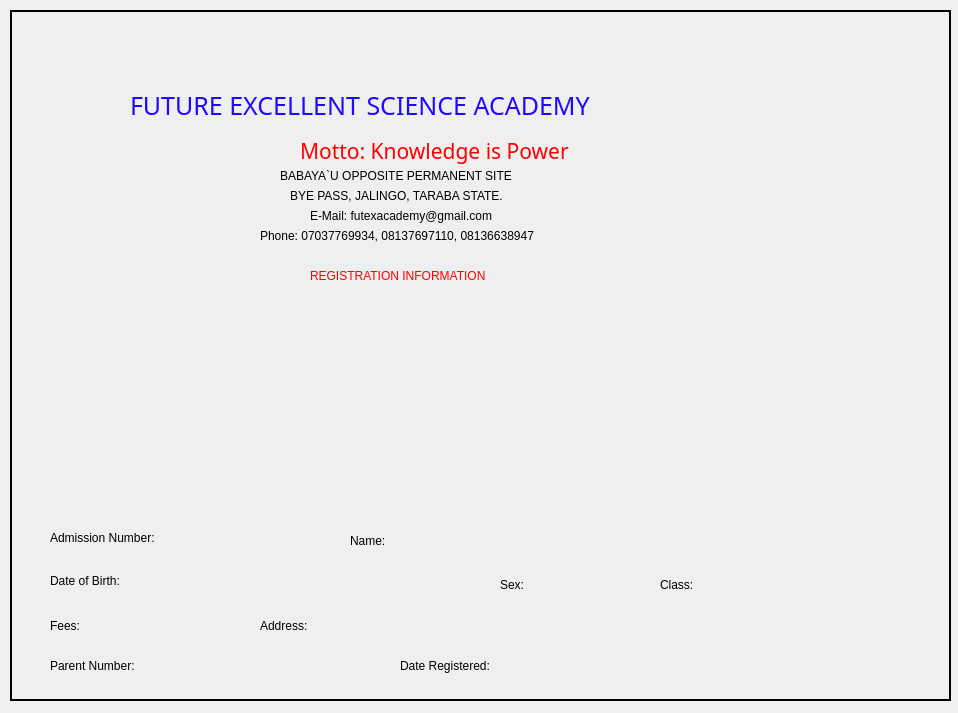
<?xml version="1.0" encoding="UTF-8"?>
<ui version="4.0">
 <class>StudDetailsForm</class>
 <widget class="QWidget" name="StudDetailsForm">
  <property name="geometry">
   <rect>
    <x>0</x>
    <y>0</y>
    <width>958</width>
    <height>713</height>
   </rect>
  </property>
  <property name="windowTitle">
   <string>Form</string>
  </property>
  <widget class="QLabel" name="label_3">
   <property name="geometry">
    <rect>
     <x>300</x>
     <y>130</y>
     <width>341</width>
     <height>41</height>
    </rect>
   </property>
   <property name="font">
    <font>
     <family>Pristina</family>
     <pointsize>16</pointsize>
     <weight>50</weight>
     <italic>false</italic>
     <bold>false</bold>
    </font>
   </property>
   <property name="styleSheet">
    <string notr="true">color: rgb(255, 0, 0);
font: 16pt &quot;Pristina&quot;;</string>
   </property>
   <property name="text">
    <string>Motto: Knowledge is Power</string>
   </property>
  </widget>
  <widget class="QLabel" name="label">
   <property name="geometry">
    <rect>
     <x>10</x>
     <y>10</y>
     <width>941</width>
     <height>691</height>
    </rect>
   </property>
   <property name="frameShape">
    <enum>QFrame::WinPanel</enum>
   </property>
   <property name="frameShadow">
    <enum>QFrame::Plain</enum>
   </property>
   <property name="lineWidth">
    <number>0</number>
   </property>
   <property name="text">
    <string/>
   </property>
   <property name="pixmap">
    <pixmap>future_trans.PNG</pixmap>
   </property>
   <property name="scaledContents">
    <bool>true</bool>
   </property>
  </widget>
  <widget class="QLabel" name="label_2">
   <property name="geometry">
    <rect>
     <x>130</x>
     <y>80</y>
     <width>731</width>
     <height>51</height>
    </rect>
   </property>
   <property name="font">
    <font>
     <family>Arial Black</family>
     <pointsize>19</pointsize>
     <weight>10</weight>
     <italic>false</italic>
     <bold>false</bold>
    </font>
   </property>
   <property name="styleSheet">
    <string notr="true">color: rgb(36, 7, 255);
font: 87 19pt &quot;Arial Black&quot;;</string>
   </property>
   <property name="text">
    <string>FUTURE EXCELLENT SCIENCE ACADEMY</string>
   </property>
  </widget>
  <widget class="QLabel" name="label_31">
   <property name="geometry">
    <rect>
     <x>440</x>
     <y>20</y>
     <width>81</width>
     <height>61</height>
    </rect>
   </property>
   <property name="text">
    <string/>
   </property>
   <property name="pixmap">
    <pixmap>future_logo.jpg</pixmap>
   </property>
   <property name="scaledContents">
    <bool>true</bool>
   </property>
  </widget>
  <widget class="QLabel" name="label_9">
   <property name="geometry">
    <rect>
     <x>310</x>
     <y>260</y>
     <width>341</width>
     <height>31</height>
    </rect>
   </property>
   <property name="styleSheet">
    <string notr="true">color: rgb(255, 0, 0);
font: 75 14pt &quot;Times New Roman&quot;;
</string>
   </property>
   <property name="text">
    <string>REGISTRATION INFORMATION</string>
   </property>
  </widget>
  <widget class="QLabel" name="photo_label">
   <property name="geometry">
    <rect>
     <x>330</x>
     <y>300</y>
     <width>271</width>
     <height>201</height>
    </rect>
   </property>
   <property name="text">
    <string/>
   </property>
   <property name="scaledContents">
    <bool>true</bool>
   </property>
  </widget>
  <widget class="QLabel" name="label_11">
   <property name="geometry">
    <rect>
     <x>350</x>
     <y>520</y>
     <width>61</width>
     <height>41</height>
    </rect>
   </property>
   <property name="styleSheet">
    <string notr="true">font: 75 12pt &quot;MS Shell Dlg 2&quot;;</string>
   </property>
   <property name="text">
    <string>Name:</string>
   </property>
  </widget>
  <widget class="QLabel" name="label_13">
   <property name="geometry">
    <rect>
     <x>500</x>
     <y>570</y>
     <width>41</width>
     <height>29</height>
    </rect>
   </property>
   <property name="styleSheet">
    <string notr="true">font: 75 12pt &quot;MS Shell Dlg 2&quot;;</string>
   </property>
   <property name="text">
    <string>Sex:</string>
   </property>
  </widget>
  <widget class="QLabel" name="label_12">
   <property name="geometry">
    <rect>
     <x>660</x>
     <y>570</y>
     <width>51</width>
     <height>30</height>
    </rect>
   </property>
   <property name="styleSheet">
    <string notr="true">font: 75 12pt &quot;MS Shell Dlg 2&quot;;</string>
   </property>
   <property name="text">
    <string>Class:</string>
   </property>
  </widget>
  <widget class="QLabel" name="label_22">
   <property name="geometry">
    <rect>
     <x>50</x>
     <y>520</y>
     <width>181</width>
     <height>36</height>
    </rect>
   </property>
   <property name="styleSheet">
    <string notr="true">font: 75 12pt &quot;MS Shell Dlg 2&quot;;</string>
   </property>
   <property name="text">
    <string>Admission Number:</string>
   </property>
  </widget>
  <widget class="QLabel" name="label_24">
   <property name="geometry">
    <rect>
     <x>50</x>
     <y>570</y>
     <width>121</width>
     <height>21</height>
    </rect>
   </property>
   <property name="styleSheet">
    <string notr="true">font: 75 12pt &quot;MS Shell Dlg 2&quot;;</string>
   </property>
   <property name="text">
    <string>Date of Birth:</string>
   </property>
  </widget>
  <widget class="QLabel" name="label_27">
   <property name="geometry">
    <rect>
     <x>260</x>
     <y>610</y>
     <width>81</width>
     <height>31</height>
    </rect>
   </property>
   <property name="styleSheet">
    <string notr="true">font: 75 12pt &quot;MS Shell Dlg 2&quot;;</string>
   </property>
   <property name="text">
    <string>Address:</string>
   </property>
  </widget>
  <widget class="QLabel" name="label_28">
   <property name="geometry">
    <rect>
     <x>50</x>
     <y>650</y>
     <width>151</width>
     <height>31</height>
    </rect>
   </property>
   <property name="styleSheet">
    <string notr="true">font: 75 12pt &quot;MS Shell Dlg 2&quot;;</string>
   </property>
   <property name="text">
    <string>Parent Number:</string>
   </property>
  </widget>
  <widget class="QLabel" name="label_29">
   <property name="geometry">
    <rect>
     <x>400</x>
     <y>650</y>
     <width>161</width>
     <height>31</height>
    </rect>
   </property>
   <property name="styleSheet">
    <string notr="true">font: 75 12pt &quot;MS Shell Dlg 2&quot;;</string>
   </property>
   <property name="text">
    <string>Date Registered:</string>
   </property>
  </widget>
  <widget class="QLabel" name="admission_label">
   <property name="geometry">
    <rect>
     <x>240</x>
     <y>520</y>
     <width>101</width>
     <height>41</height>
    </rect>
   </property>
   <property name="styleSheet">
    <string notr="true">font: 75 12pt &quot;MS Shell Dlg 2&quot;;</string>
   </property>
   <property name="text">
    <string/>
   </property>
  </widget>
  <widget class="QLabel" name="dob_label">
   <property name="geometry">
    <rect>
     <x>180</x>
     <y>560</y>
     <width>311</width>
     <height>41</height>
    </rect>
   </property>
   <property name="styleSheet">
    <string notr="true">font: 75 12pt &quot;MS Shell Dlg 2&quot;;</string>
   </property>
   <property name="text">
    <string/>
   </property>
  </widget>
  <widget class="QLabel" name="gender_label">
   <property name="geometry">
    <rect>
     <x>550</x>
     <y>560</y>
     <width>81</width>
     <height>51</height>
    </rect>
   </property>
   <property name="styleSheet">
    <string notr="true">font: 75 12pt &quot;MS Shell Dlg 2&quot;;</string>
   </property>
   <property name="text">
    <string/>
   </property>
  </widget>
  <widget class="QLabel" name="class_label">
   <property name="geometry">
    <rect>
     <x>720</x>
     <y>560</y>
     <width>181</width>
     <height>51</height>
    </rect>
   </property>
   <property name="styleSheet">
    <string notr="true">font: 75 12pt &quot;MS Shell Dlg 2&quot;;</string>
   </property>
   <property name="text">
    <string/>
   </property>
  </widget>
  <widget class="QLabel" name="address_label">
   <property name="geometry">
    <rect>
     <x>350</x>
     <y>610</y>
     <width>581</width>
     <height>31</height>
    </rect>
   </property>
   <property name="styleSheet">
    <string notr="true">font: 75 12pt &quot;MS Shell Dlg 2&quot;;</string>
   </property>
   <property name="text">
    <string/>
   </property>
  </widget>
  <widget class="QLabel" name="parent_no_label">
   <property name="geometry">
    <rect>
     <x>210</x>
     <y>650</y>
     <width>181</width>
     <height>31</height>
    </rect>
   </property>
   <property name="styleSheet">
    <string notr="true">font: 75 12pt &quot;MS Shell Dlg 2&quot;;</string>
   </property>
   <property name="text">
    <string/>
   </property>
  </widget>
  <widget class="QLabel" name="name_label">
   <property name="geometry">
    <rect>
     <x>420</x>
     <y>520</y>
     <width>511</width>
     <height>41</height>
    </rect>
   </property>
   <property name="styleSheet">
    <string notr="true">font: 75 12pt &quot;MS Shell Dlg 2&quot;;</string>
   </property>
   <property name="text">
    <string/>
   </property>
  </widget>
  <widget class="QLabel" name="reg_date_label">
   <property name="geometry">
    <rect>
     <x>560</x>
     <y>650</y>
     <width>381</width>
     <height>31</height>
    </rect>
   </property>
   <property name="styleSheet">
    <string notr="true">font: 75 12pt &quot;MS Shell Dlg 2&quot;;</string>
   </property>
   <property name="text">
    <string/>
   </property>
  </widget>
  <widget class="QLabel" name="label_25">
   <property name="geometry">
    <rect>
     <x>50</x>
     <y>610</y>
     <width>51</width>
     <height>31</height>
    </rect>
   </property>
   <property name="styleSheet">
    <string notr="true">font: 75 12pt &quot;MS Shell Dlg 2&quot;;</string>
   </property>
   <property name="text">
    <string>Fees:</string>
   </property>
  </widget>
  <widget class="QLabel" name="sch_fees_label">
   <property name="geometry">
    <rect>
     <x>110</x>
     <y>610</y>
     <width>131</width>
     <height>31</height>
    </rect>
   </property>
   <property name="styleSheet">
    <string notr="true">font: 75 12pt &quot;MS Shell Dlg 2&quot;;</string>
   </property>
   <property name="text">
    <string/>
   </property>
  </widget>
  <widget class="QLabel" name="label_4">
   <property name="geometry">
    <rect>
     <x>280</x>
     <y>160</y>
     <width>371</width>
     <height>31</height>
    </rect>
   </property>
   <property name="styleSheet">
    <string notr="true">font: 75 12pt &quot;Times New Roman&quot;;</string>
   </property>
   <property name="text">
    <string>BABAYA`U OPPOSITE PERMANENT SITE</string>
   </property>
  </widget>
  <widget class="QLabel" name="label_5">
   <property name="geometry">
    <rect>
     <x>290</x>
     <y>180</y>
     <width>351</width>
     <height>31</height>
    </rect>
   </property>
   <property name="styleSheet">
    <string notr="true">font: 75 12pt &quot;Times New Roman&quot;;</string>
   </property>
   <property name="text">
    <string>BYE PASS, JALINGO, TARABA STATE.</string>
   </property>
  </widget>
  <widget class="QLabel" name="label_6">
   <property name="geometry">
    <rect>
     <x>310</x>
     <y>200</y>
     <width>291</width>
     <height>31</height>
    </rect>
   </property>
   <property name="styleSheet">
    <string notr="true">font: 75 12pt &quot;Times New Roman&quot;;</string>
   </property>
   <property name="text">
    <string>E-Mail: futexacademy@gmail.com</string>
   </property>
  </widget>
  <widget class="QLabel" name="label_7">
   <property name="geometry">
    <rect>
     <x>260</x>
     <y>220</y>
     <width>411</width>
     <height>31</height>
    </rect>
   </property>
   <property name="styleSheet">
    <string notr="true">font: 75 12pt &quot;Times New Roman&quot;;</string>
   </property>
   <property name="text">
    <string>Phone: 07037769934, 08137697110, 08136638947</string>
   </property>
  </widget>
  <zorder>label</zorder>
  <zorder>label_3</zorder>
  <zorder>label_2</zorder>
  <zorder>label_31</zorder>
  <zorder>label_9</zorder>
  <zorder>photo_label</zorder>
  <zorder>label_11</zorder>
  <zorder>label_13</zorder>
  <zorder>label_12</zorder>
  <zorder>label_22</zorder>
  <zorder>label_24</zorder>
  <zorder>label_27</zorder>
  <zorder>label_28</zorder>
  <zorder>label_29</zorder>
  <zorder>admission_label</zorder>
  <zorder>dob_label</zorder>
  <zorder>gender_label</zorder>
  <zorder>class_label</zorder>
  <zorder>address_label</zorder>
  <zorder>parent_no_label</zorder>
  <zorder>name_label</zorder>
  <zorder>reg_date_label</zorder>
  <zorder>label_25</zorder>
  <zorder>sch_fees_label</zorder>
  <zorder>label_4</zorder>
  <zorder>label_5</zorder>
  <zorder>label_6</zorder>
  <zorder>label_7</zorder>
 </widget>
 <resources/>
 <connections/>
</ui>
